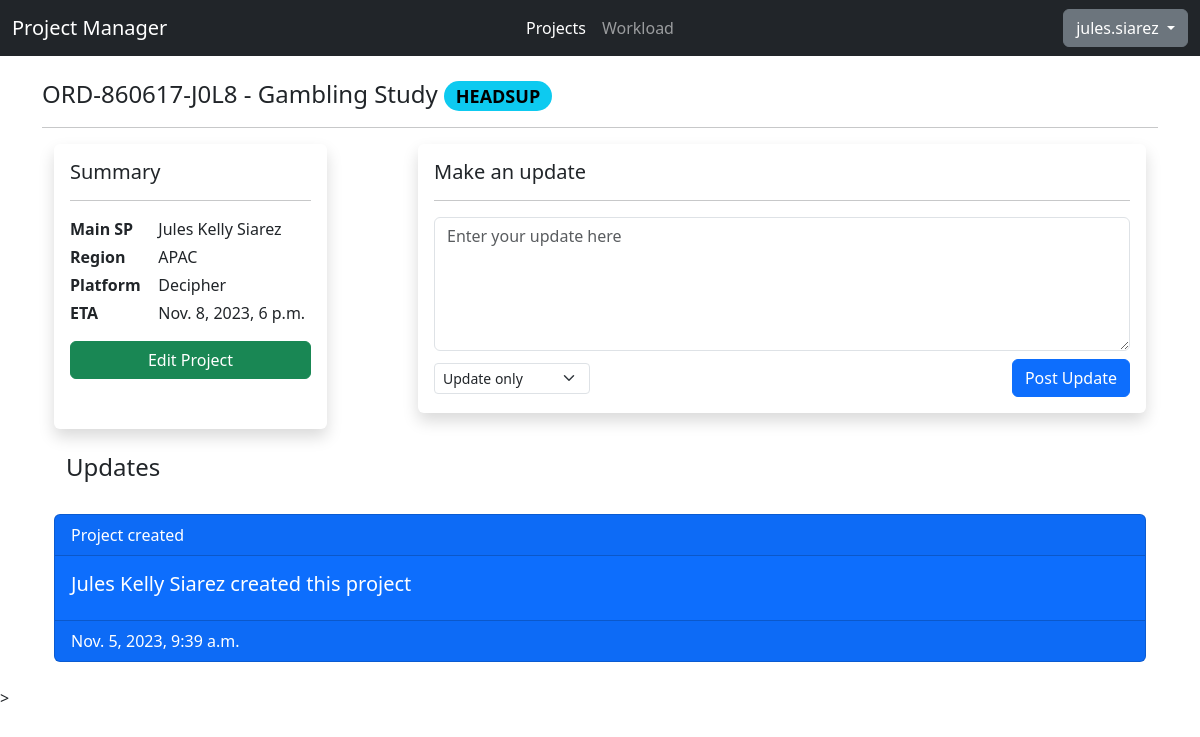
Before: /projects/ORD-860617-J0L8/ (signed in) with the older database file.
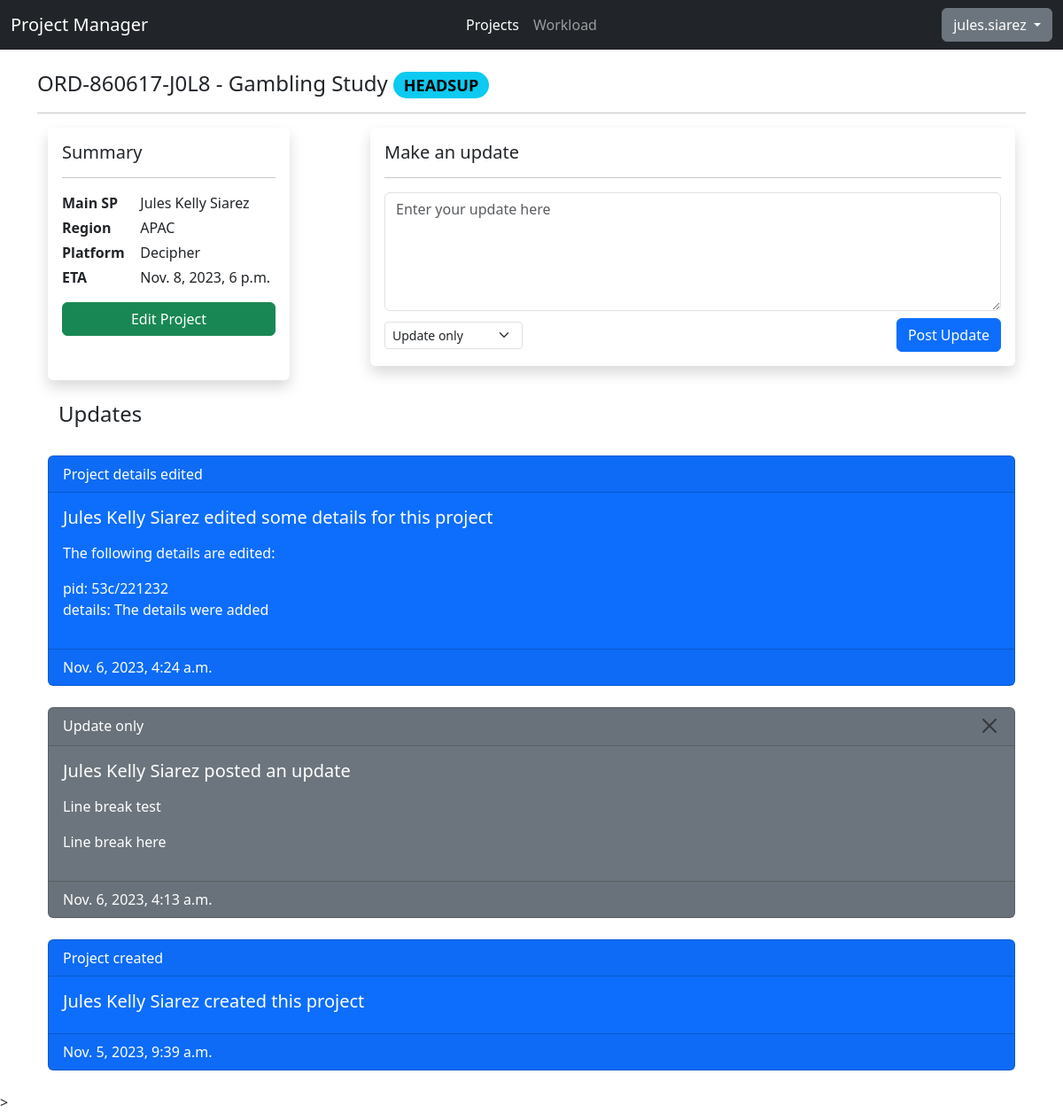
After: the same page with the newer database file.
### api/models.py (models this page shows)
class ProjectLog(models.Model):
   UPDATE_CHOICES = [
      ("update","Update only"),
      ("scripting","Started Scripting"),
      ("testlinksent","Test Link Sent"),
      ("settolive","Set to Live"),
      ("settolivechange","Change to Live Changes"),
      ("paused","Paused"),
      ("toclosed","Set to Closed"),
      ("reopened","Re-open Project"),
      ("created","Project created"),
      ("edited","Project details edited")
   ]
   HEADER_CHOICES = [
      ("update","posted an update"),
      ("scripting","started scripting the project"),
      ("testlinksent","sent the test link(s)"),
      ("settolive","launched the study"),
      ("settolivechange","made some live changes"),
      ("paused","paused the study"),
      ("toclosed","closed the study"),
      ("reopened","reopened the study"),
      ("created","created this project"),
      ("edited","edited some details for this project")
   ]
   project = models.ForeignKey(Project, on_delete=models.CASCADE, to_field="code")
   creator = models.ForeignKey(User, on_delete=models.SET_NULL, null=True)
   log_header = models.CharField(max_length=255, default="update", choices=HEADER_CHOICES)
   message = models.TextField(max_length=255, blank=True, null=True)
   update_type = models.CharField(max_length=20, default="update", choices=UPDATE_CHOICES)
   created_date = models.DateTimeField(auto_now_add=True)

### testfront/views.py (the view, shortened to what this page needs)
# urls.py: path('<project_ord>/', views.projectview, name="project"),
@login_required
@permission_required("api.view_project",raise_exception=True)
def projectview(request, project_ord):
    project = get_object_or_404(Project, ord=project_ord)
    creator = f"{project.creator.first_name} {project.creator.last_name}"
    logs = ProjectLog.objects.filter(project=project).order_by("-created_date")
    if request.method == "GET":
        logform = ProjectLogForm(project=project)
    page_num = 1
    if "page" in request.GET:
        if str(request.GET["page"]).isdigit():
            page_num = int(request.GET["page"])
    paginator_result = paginator_setup(logs, page_num, 10)
    return render(request, "testfront/project.html", {
        **paginator_result,
        "project": project,
        "creator": creator,
        "form": logform
    })

### testfront/templates/testfront/project.html (shortened to what this page needs)
{% extends "base.html" %}
{% load static %}
{% block css %} {% static "css/index.css" %} {% endblock %}
{% block body %}
<header>
    <h4><span class="text-truncate">{{project.ord}} - {{project.project_name}}</span> <span class="badge rounded-pill
        {% if project.status == "Headsup" %} text-bg-info {% endif %}
      ">{{project.get_status_display|upper}}</span></h4>
</header>
<hr/>
<main class="container">
<div class="d-lg-flex justify-content-between">
    <div class="col-lg-3 p-3 rounded shadow">
        <h5>Summary</h5>
        <hr/>
        <div class="row mt-1">
            <div class="col-sm-4 fw-bold">
                Main SP
            </div>
            <div class="col-sm-8">
                {{creator}}
            </div>
        </div>
        <div class="row mt-1">
            <div class="col-sm-4 fw-bold">
                Region
            </div>
            <div class="col-sm-8">
                {{project.region}}
            </div>
        </div>
        <div class="row mt-1">
            <div class="col-sm-4 fw-bold">
                Platform
            </div>
            <div class="col-sm-8">
                {{project.platform}}
            </div>
        </div>
        <div class="row mt-1">
            <div class="col-sm-4 fw-bold">
                ETA
            </div>
            <div class="col-sm-8">
                {{project.eta}}
            </div>
        </div>
        <div class="row mt-3">
            <div class="col-sm-12">
                <a role="button" class="btn btn-success d-block {% if project.creator != user and not perms.api.change_project %} disabled {% endif %}" href="{% url "projectedit" project.code %}">Edit Project</a>
            </div>
        </div>
    </div>
    <form class="col-lg-8 rounded shadow p-3 mt-lg-0 mt-sm-3 mb-3" method="POST">
       <h5>Make an update</h5>
       <hr/>
       {{form.message}}
       <div class="d-flex mt-2 justify-content-between align-items-center">
        <div>{{ form.update_type }}</div>
        <div class="text-end">
            <button type="submit" class="btn btn-primary">Post Update</button>
        </div>
       </div>
    </form>
</div>
<div class="container mt-4">
    <div class="d-flex mb-4 justify-content-between">
        <h4>Updates</h4>
    </div>
    </div>
    {% for log in items %}
    <div class="card
    {% if log.update_type == "update" %} text-bg-secondary {% endif %}
    {% if log.update_type == "paused" or log.update_type == "reopened" or log.update_type == "created" or log.update_type == "edited" %} text-bg-primary {% endif %}
    mb-4">
        <div class="card-header d-flex justify-content-between">
            <div>{{log.get_update_type_display}}</div>
            {% if log.update_type == "update" %}
               {% if log.creator == user or perms.api.delete_projectlog%}
                <form action="{% url "deletelog" %}" method="POST">
                    <button type="submit" class="btn-close" aria-label="Close"></button>
                </form>
                {% endif %}
            {% endif %}
          </div>
        <div class="card-body">
          <h5 class="card-title">{{log.creator.first_name}} {{log.creator.last_name}} {{ log.get_log_header_display }}</h5>
          {% if log.message %}
            <p class="card-text">
            {{log.message|linebreaks}}
            </p>
          {% endif %}
        </div>
        <div class="card-footer">
            {{log.created_date}}
        </div>
    </div>
    {% empty %}
    <h6 class="text-center">Please add updates to this project</h6>
    {% endfor %}
</main>
{% endblock %}

Changed rows visible on the page:
added ProjectLog: update_type "Project details edited", creator.first_name "Jules Kelly", creator.last_name "Siarez", log_header "edited some details for this project", message "The following details are edited: pid: 53c/221232 details: The details were added", created_date "Nov. 6, 2023, 4:24 a.m."
added ProjectLog: update_type "Update only", creator.first_name "Jules Kelly", creator.last_name "Siarez", log_header "posted an update", message "Line break test Line break here", created_date "Nov. 6, 2023, 4:13 a.m."
